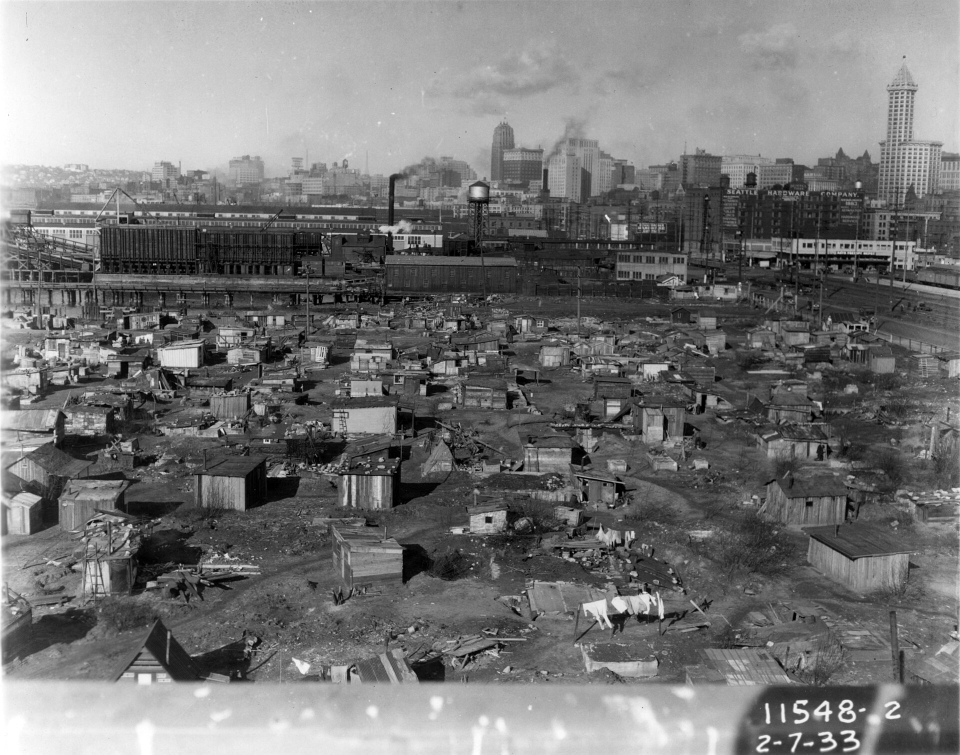
#> input picture assets/c1/photos/hooverville_seattle_tideflats_1933.jpg, 1920 x 1509 px (shown at 1/2 size)
$ python halftone.py ../assets/c1/photos/hooverville_seattle_tideflats_1933.jpg out.png
#> lines starting #> are read from the running program, lines starting #| are printed output that depends on the picture; after the words box and inside, x2 and y2 are one past the last pixel; in counts of white or black regions, pixels touching at a corner belong together
"""Print-style halftone renderer (45° dot screen) with optional sky-key cutout.

Usage:
  python tools/halftone.py IN.jpg OUT.png [--sky-key] [--water Y] [--cell 7] [--ink 1c1e22] [--paper e9e4da] [--transparent-paper]
    --sky-key            cut away a plain sky above a skyline (column scan from the top)
    --water Y            crop/stop the cutout at row Y (e.g. a waterline)
    --mask M.png         use an existing alpha mask (white = keep) instead of --sky-key
    --transparent-paper  paper areas become transparent (dots only), for overlaying on coloured grounds
Needs numpy and Pillow (venv: .venv).
"""
import argparse
import numpy as np
from PIL import Image
from PIL import ImageFilter


def gaussian_filter(arr, sigma):
    """Gaussian blur via Pillow (works on 1-D or 2-D float arrays in any range)."""
    a = np.asarray(arr, dtype=float)
    one_d = a.ndim == 1
    if one_d:
        a = a[None, :]
    lo, hi = a.min(), a.max()
    span = (hi - lo) or 1.0
    img = Image.fromarray(((a - lo) / span * 255).round().astype(np.uint8), mode="L")
    out = np.asarray(img.filter(ImageFilter.GaussianBlur(sigma))).astype(float) / 255 * span + lo
    return out[0] if one_d else out


# [5 lines left out: function median_filter, not called in this run]

ap = argparse.ArgumentParser()
ap.add_argument("inp"); ap.add_argument("out")
ap.add_argument("--sky-key", action="store_true")
ap.add_argument("--water", type=int, default=0)
ap.add_argument("--mask")
ap.add_argument("--cell", type=float, default=7.0)
ap.add_argument("--ink", default="1c1e22")
ap.add_argument("--paper", default="e9e4da")
ap.add_argument("--transparent-paper", action="store_true")
a = ap.parse_args()

im = np.asarray(Image.open(a.inp).convert("L")).astype(float)
H, W = im.shape
bottom = a.water or H
mask = np.ones((H, W))
if a.sky_key:
    sky = gaussian_filter(np.median(im[:60, :], axis=0), 25)
    sm = gaussian_filter(im, 1.2)
    top = np.full(W, bottom)
    for x in range(W):
        d = np.abs(sm[:bottom, x] - sky[x]) > 16
        top[x] = np.argmax(d) if d.any() else bottom
    top = median_filter(top, 31)
    mask = np.zeros((H, W))
    for x in range(W):
        mask[top[x]:bottom, x] = 1
    mask = gaussian_filter(mask, 0.8)
elif a.mask:
    mask = np.asarray(Image.open(a.mask).convert("L").resize((W, H))).astype(float) / 255

g = gaussian_filter(im / 255.0, 1.0)
#> in gaussian_filter, `lo, hi = a.min(), a.max()`: lo = 0; hi = 1
#> in gaussian_filter, img is the input picture: PIL image 1920x1509 L; min 0, max 255, mean 117.9
yy, xx = np.mgrid[0:H, 0:W].astype(float)
ang = np.deg2rad(45)
u = (xx * np.cos(ang) + yy * np.sin(ang)) / a.cell
v = (-xx * np.sin(ang) + yy * np.cos(ang)) / a.cell
dist = np.sqrt((u - np.floor(u) - 0.5) ** 2 + (v - np.floor(v) - 0.5) ** 2)
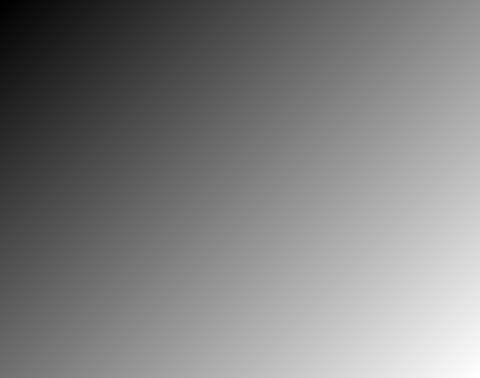
#> u: shape (1509, 1920) float64 (shown at 1/4 size); min 0, max 346.2, mean 173.1; drawn with min black and max white
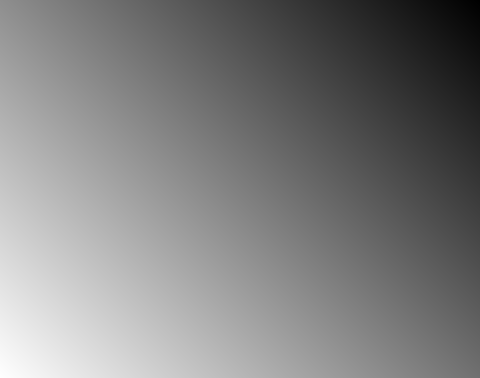
#> v: shape (1509, 1920) float64 (shown at 1/4 size); min -193.8, max 152.3, mean -20.8; drawn with min black and max white
rad = np.sqrt(np.clip(1 - g, 0, 1) ** 0.9) * 0.62
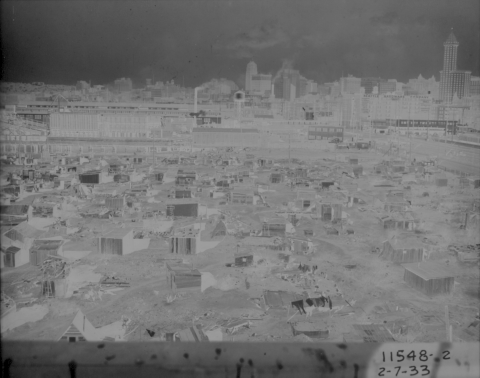
#> rad: shape (1509, 1920) float64 (shown at 1/4 size); min 0, max 0.62, mean 0.455
ink = gaussian_filter((dist < rad).astype(float), 0.5)
#> call 2 of gaussian_filter, with sigma = 0.5
#> in gaussian_filter (call 2), `a = np.asarray(arr, dtype=float)`:
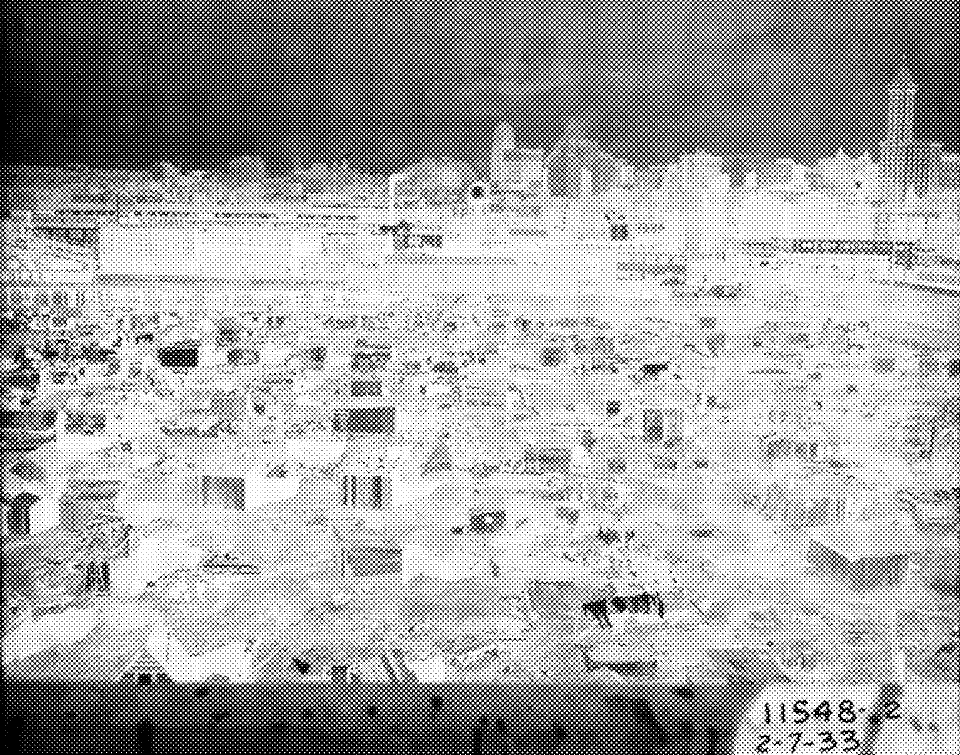
#> a: shape (1509, 1920) float64 (shown at 1/2 size); values 0 (black) and 1 (white), 65.9% white; 26445 black regions (25198 under 20 px), largest, box (x1, y1, x2, y2) and area: (0, 0, 1920, 1509) 670400, (1791, 969, 1920, 1379) 12233, (1671, 1335, 1809, 1509) 4998

hexc = lambda h: np.array([int(h[i:i + 2], 16) for i in (0, 2, 4)])
paper, inkc = hexc(a.paper), hexc(a.ink)
rgb = (paper[None, None] * (1 - ink[..., None]) + inkc[None, None] * ink[..., None]).astype(np.uint8)
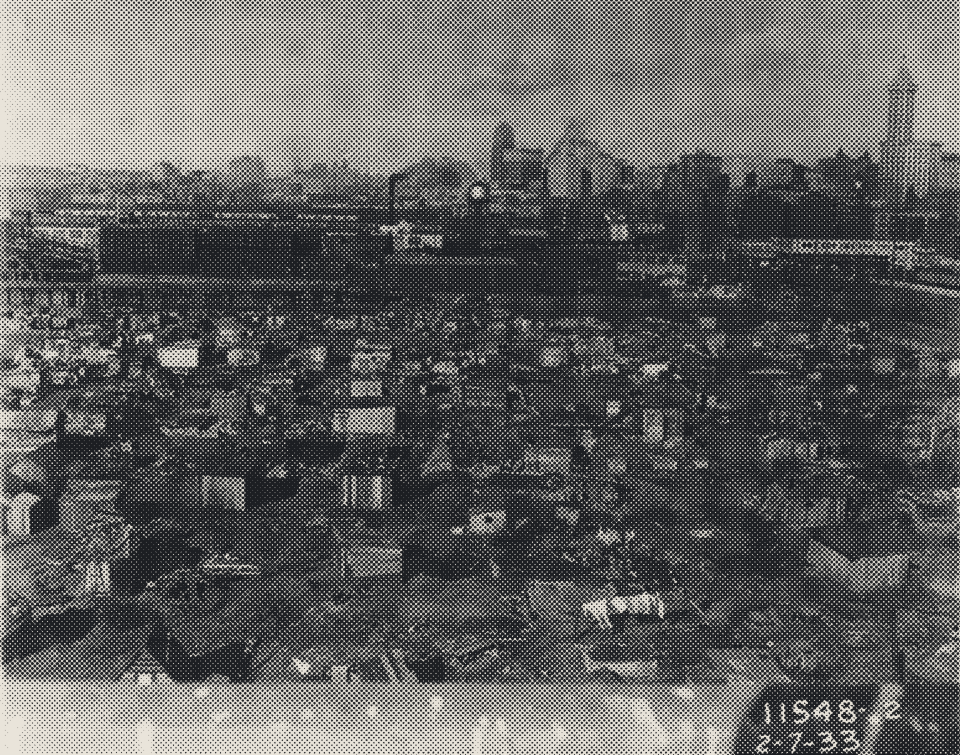
#> rgb: shape (1509, 1920, 3) (shown at 1/2 size); mean of channels 0, 1, 2 97.6, 97.2, 96.4; drawn as R, G, B
alpha = mask * (ink if a.transparent_paper else 1)
#> alpha: shape (1509, 1920) float64; every value is 1
out = np.dstack([rgb, (alpha * 255).astype(np.uint8)])[:bottom]
#> out: shape (1509, 1920, 4)
Image.fromarray(out, "RGBA").save(a.out)
print("wrote", a.out, out.shape[1], "x", out.shape[0])
#| wrote out.png 1920 x 1509

$ run again, on assets/c1/photos/white_angel_breadline_1932_lange.jpg
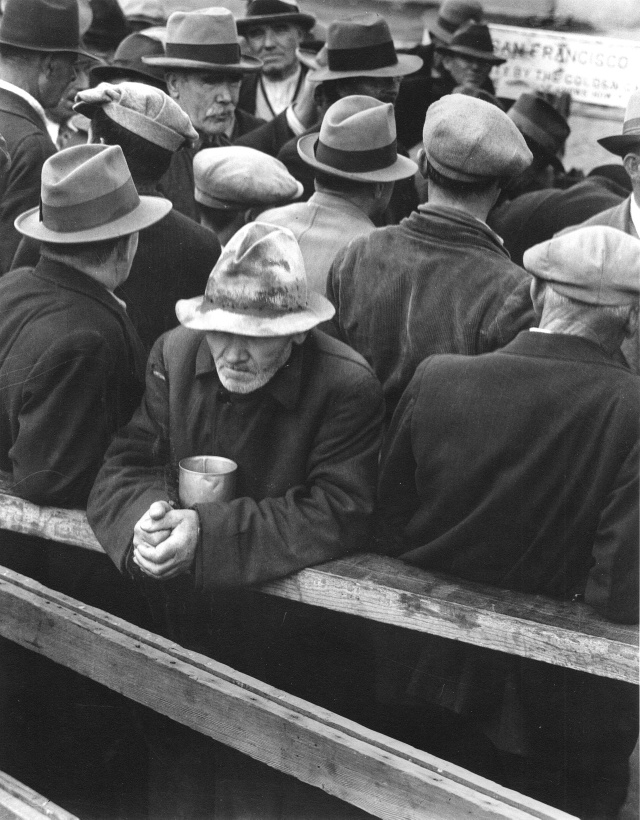
#> input picture assets/c1/photos/white_angel_breadline_1932_lange.jpg, 1920 x 2458 px (shown at 1/3 size)
#> lo = 0; hi = 1
#> in gaussian_filter, img is the input picture: PIL image 1920x2458 L; min 0, max 255, mean 88
#> in gaussian_filter (call 2), `a = np.asarray(arr, dtype=float)`:
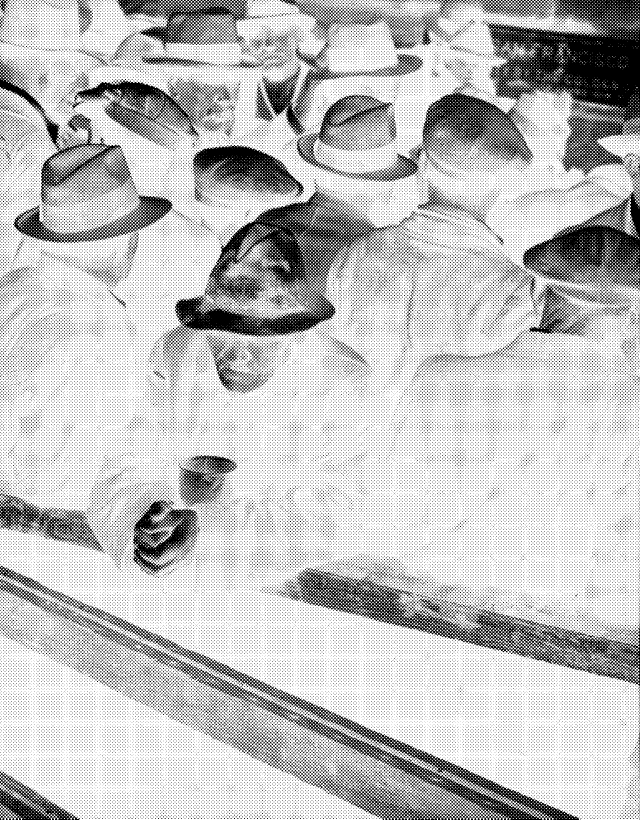
#> a: shape (2458, 1920) float64 (shown at 1/3 size); values 0 (black) and 1 (white), 76.2% white; 65704 black regions (65111 under 20 px), largest, box (x1, y1, x2, y2) and area: (786, 0, 1920, 1087) 267744, (0, 1697, 1737, 2458) 110143, (489, 538, 1254, 1121) 101469
#> `rgb = (paper[None, None] * (1 - ink[..., None]) + inkc[None, None] * i..`:
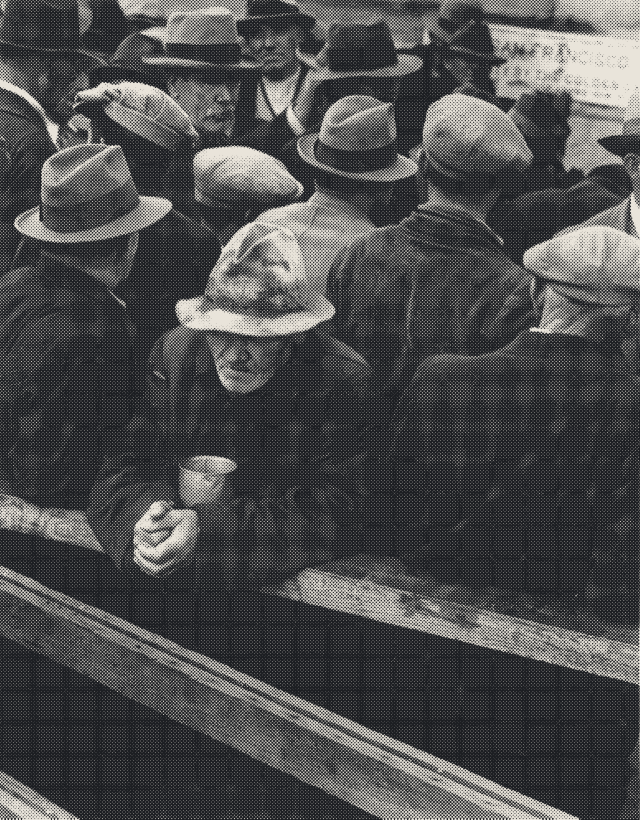
#> rgb: shape (2458, 1920, 3) (shown at 1/3 size); mean of channels 0, 1, 2 76.4, 76.7, 77.4; drawn as R, G, B
#> alpha: shape (2458, 1920) float64; every value is 1
#| wrote out.png 1920 x 2458

$ run again, on assets/c1/photos/window_chaff_cloud_lancasters_1943_iwm_c5634.jpg
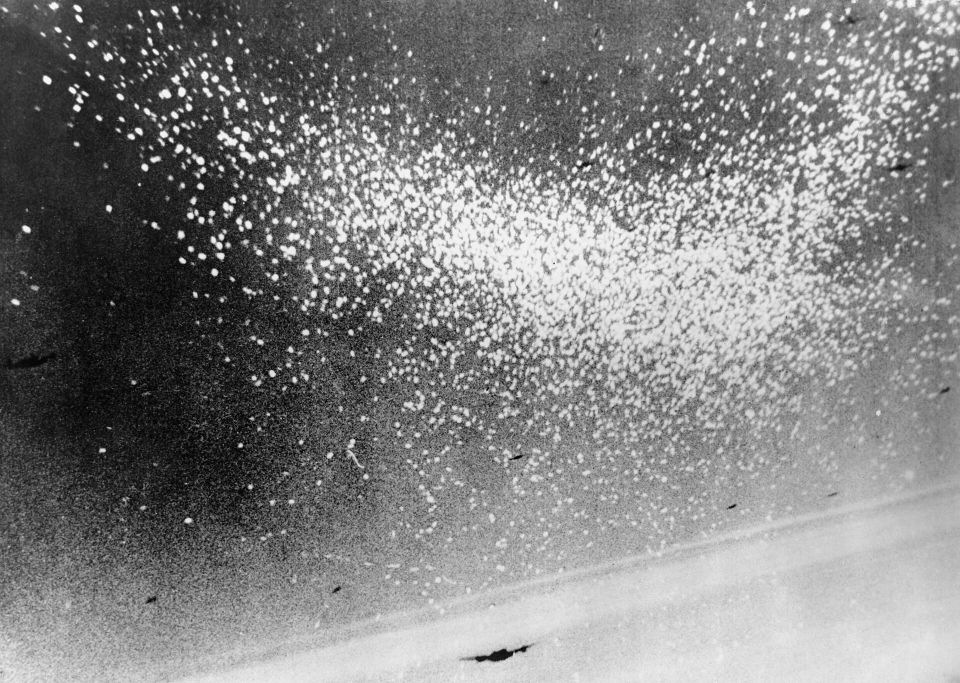
#> input picture assets/c1/photos/window_chaff_cloud_lancasters_1943_iwm_c5634.jpg, 1920 x 1366 px (shown at 1/2 size)
#> lo = 0; hi = 1
#> in gaussian_filter, img is the input picture: PIL image 1920x1366 L; min 0, max 255, mean 129.9
#> in gaussian_filter (call 2), `a = np.asarray(arr, dtype=float)`:
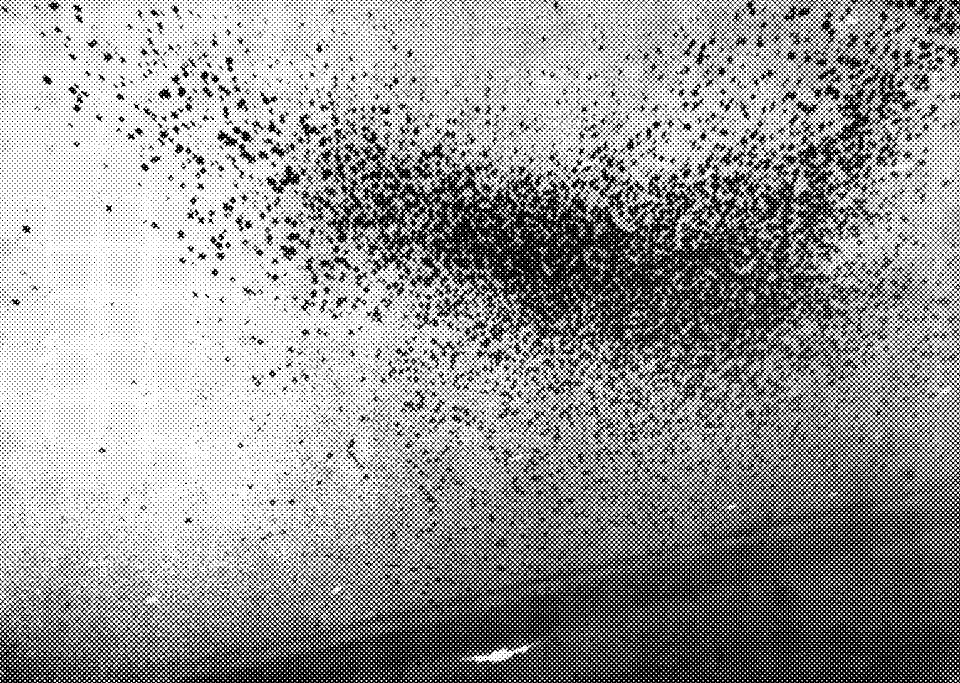
#> a: shape (1366, 1920) float64 (shown at 1/2 size); values 0 (black) and 1 (white), 60.4% white; 17673 black regions (16572 under 20 px), largest, box (x1, y1, x2, y2) and area: (0, 0, 1920, 1366) 856445, (539, 226, 646, 324) 1714, (1028, 28, 1156, 126) 1369
#> `rgb = (paper[None, None] * (1 - ink[..., None]) + inkc[None, None] * i..`:
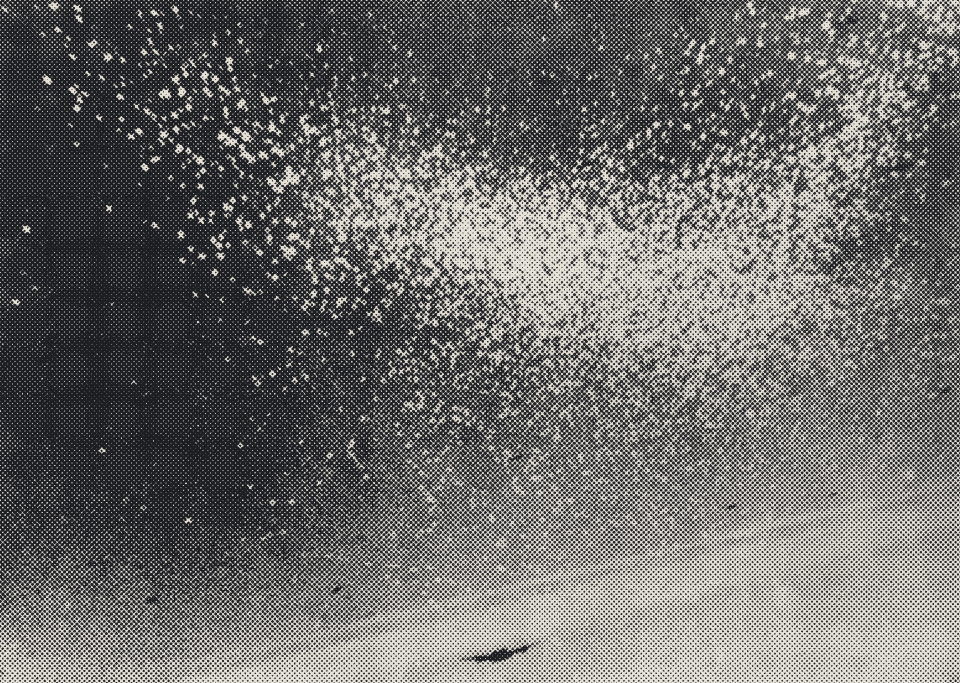
#> rgb: shape (1366, 1920, 3) (shown at 1/2 size); mean of channels 0, 1, 2 108.7, 108, 106.4; drawn as R, G, B
#> alpha: shape (1366, 1920) float64; every value is 1
#| wrote out.png 1920 x 1366
